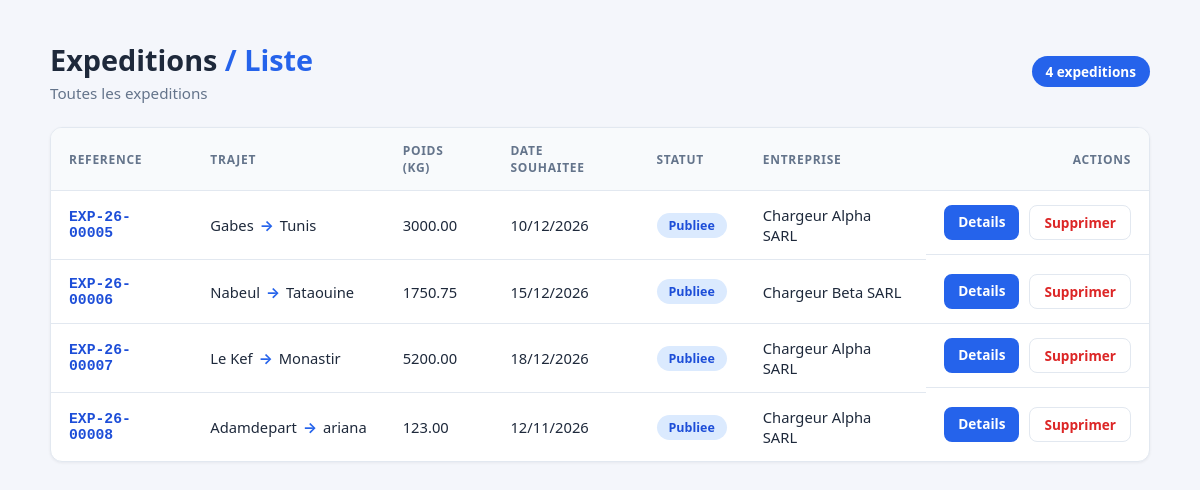
Screenshot of /expedition/list/ with the database file from the repository.
### ExpeditionApp/models.py (models this page shows, shortened)
class Expedition(models.Model):
    reference = models.CharField(max_length=50, editable=False, unique=True, blank=True)
    ville_depart = models.CharField(max_length=100)
    ville_arrivee = models.CharField(max_length=100)
    poids_kg = models.DecimalField(max_digits=10, decimal_places=2, validators=[MinValueValidator(0.001, message="Le poids doit etre superieur a 0")])
    date_souhaitee = models.DateField()
    description = models.TextField(blank=True, null=True)
    statut = models.CharField(
        max_length=20,
        choices=[
            ('publiee', 'Publiee'),
            ('attribuee', 'Attribuee'),
            ('en_cours', 'En cours'),
            ('livree', 'Livree'),
            ('annulee', 'Annulee'),
        ],
        default='publiee',
        verbose_name="Statut"
    )
    entreprise = models.ForeignKey(
        Entreprise,
        on_delete=models.CASCADE,
        related_name='expeditions',
    )
    created_at = models.DateTimeField(auto_now_add=True)
    updated_at = models.DateTimeField(auto_now=True)

### EntrepriseApp/models.py (models this page shows)
class Entreprise(models.Model):
    raison_sociale = models.CharField(max_length=255, null=False, blank=False)
    matricule_fiscale = models.CharField(max_length=17, unique=True, validators=[matricule_fiscal_validator])
    type_entreprise = models.CharField(max_length=100, choices=[
        ('chargeur', 'Chargeur'),
        ('transporteur', 'Transporteur')
    ], default='chargeur')
    adresse = models.TextField(validators=[
        MinLengthValidator(20, message="L'adresse doit contenir au moins 20 caractères"),
        MaxLengthValidator(300, message="L'adresse ne peut pas dépasser 300 caractères")
    ])
    created_at = models.DateTimeField(auto_now_add=True)
    updated_at = models.DateTimeField(auto_now=True)
    utilisateur = models.OneToOneField(Utilisateur, on_delete=models.CASCADE, related_name='entreprise')
    def __str__(self):
        return self.raison_sociale

### ExpeditionApp/views.py (the view)
# urls.py: path("list/", listExpeditions, name="list"),
def listExpeditions(request):
    expeditions = Expedition.objects.filter(statut="publiee")
    return render(request, "expedition/list.html", {"expeditions": expeditions})

### templates/expedition/list.html (shortened to what this page needs)
<!DOCTYPE html>
<html lang="fr">
<head>
</head>
<body>
    <div class="container">
        <header>
            <div>
                <h1>Expeditions <span>/ Liste</span></h1>
                <p>Toutes les expeditions</p>
            </div>
            <span class="badge-count">{{ expeditions|length }} expedition{{ expeditions|length|pluralize:"s" }}</span>
        </header>
        <div class="card">
            {% if expeditions %}
            <div class="table-scroll">
                <table>
                    <thead>
                        <tr>
                            <th>Reference</th>
                            <th>Trajet</th>
                            <th>Poids (kg)</th>
                            <th>Date souhaitee</th>
                            <th>Statut</th>
                            <th>Entreprise</th>
                            <th>Actions</th>
                        </tr>
                    </thead>
                    <tbody>
                        {% for expedition in expeditions %}
                        <tr>
                            <td class="ref">{{ expedition.reference }}</td>
                            <td>
                                <div class="route">
                                    <span>{{ expedition.ville_depart }}</span>
                                    <span class="arrow">&rarr;</span>
                                    <span>{{ expedition.ville_arrivee }}</span>
                                </div>
                            </td>
                            <td>{{ expedition.poids_kg }}</td>
                            <td>{{ expedition.date_souhaitee|date:"d/m/Y" }}</td>
                            <td>
                                <span class="statut statut-{{ expedition.statut }}">
                                    {{ expedition.get_statut_display }}</span>
                            </td>
                            <td>{{ expedition.entreprise }}</td>
                            <td class="actions">
                                <a class="btn btn-view" href="{% url 'expedition_detail' expedition.pk %}">Details</a>
                                <a class="btn btn-delete"
                                    href="{% url 'expedition_delete' expedition.pk %}">Supprimer</a>
                            </td>
                        </tr>
                        {% endfor %}
                    </tbody>
                </table>
            </div>
            {% else %}
            <div class="empty">
                <span class="icon">&#128230;</span>
                <p>Aucune expedition publiee pour le moment.</p>
            </div>
            {% endif %}
        </div>
    </div>
</body>
</html>

### templates/expedition/list.html (style rules this page uses)
:root { --bg: #f4f6fb; --card: #ffffff; --text: #1e293b; --muted: #64748b; --primary: #2563eb; --primary-dark: #1d4ed8; --border: #e2e8f0; --danger: #dc2626; }
* { margin: 0; padding: 0; box-sizing: border-box; }
body { font-family: "Segoe UI", system-ui, -apple-system, sans-serif; background: var(--bg); color: var(--text); min-height: 100vh; padding: 40px 24px; }
.container { max-width: 1100px; margin: 0 auto; }
header { display: flex; align-items: center; justify-content: space-between; margin-bottom: 24px; }
header h1 { font-size: 1.8rem; font-weight: 700; }
header h1 span { color: var(--primary); }
header p { color: var(--muted); margin-top: 4px; font-size: 0.95rem; }
.badge-count { background: var(--primary); color: #fff; border-radius: 999px; padding: 6px 14px; font-size: 0.85rem; font-weight: 600; }
.card { background: var(--card); border: 1px solid var(--border); border-radius: 12px; overflow: hidden; box-shadow: 0 1px 3px rgba(15, 23, 42, 0.06); }
.table-scroll { overflow-x: auto; }
table { width: 100%; border-collapse: collapse; }
thead th { background: #f8fafc; text-align: left; padding: 14px 18px; font-size: 0.75rem; text-transform: uppercase; letter-spacing: 0.06em; color: var(--muted); border-bottom: 1px solid var(--border); }
tbody td { padding: 14px 18px; border-bottom: 1px solid var(--border); font-size: 0.92rem; vertical-align: middle; }
tbody tr:last-child td { border-bottom: none; }
.ref { font-family: "Courier New", monospace; font-weight: 700; color: var(--primary-dark); }
.route { display: flex; align-items: center; gap: 6px; white-space: nowrap; }
.route .arrow { color: var(--primary); font-weight: bold; }
.statut { display: inline-block; padding: 4px 12px; border-radius: 999px; font-size: 0.78rem; font-weight: 600; }
.statut-publiee { background: #dbeafe; color: #1d4ed8; }
.actions { display: flex; gap: 10px; }
.btn { display: inline-block; padding: 7px 14px; border-radius: 8px; font-size: 0.85rem; font-weight: 600; text-decoration: none; transition: background 0.15s ease; }
.btn-view { background: var(--primary); color: #fff; }
.btn-delete { background: none; border: 1px solid var(--border); color: var(--danger); cursor: pointer; font-family: inherit; }
thead th:last-child, td.actions { text-align: right; }

### rows the page displays
Expedition: reference "EXP-26-00005", ville_depart "Gabes", ville_arrivee "Tunis", poids_kg "3000.00", date_souhaitee "10/12/2026", statut "Publiee", entreprise "Chargeur Alpha SARL"
Expedition: reference "EXP-26-00006", ville_depart "Nabeul", ville_arrivee "Tataouine", poids_kg "1750.75", date_souhaitee "15/12/2026", statut "Publiee", entreprise "Chargeur Beta SARL"
Expedition: reference "EXP-26-00007", ville_depart "Le Kef", ville_arrivee "Monastir", poids_kg "5200.00", date_souhaitee "18/12/2026", statut "Publiee", entreprise "Chargeur Alpha SARL"
Expedition: reference "EXP-26-00008", ville_depart "Adamdepart", ville_arrivee "ariana", poids_kg "123.00", date_souhaitee "12/11/2026", statut "Publiee", entreprise "Chargeur Alpha SARL"

### other values shown
{{ expeditions|length }} "4"
